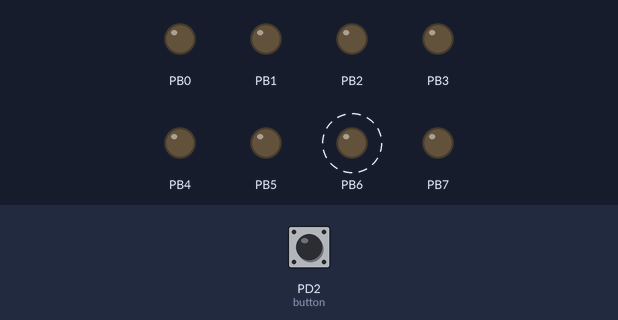
A program run on a simulated ATmega328P, built with avr-gcc and emulated at 8 MHz. Parts: output pins drawn as LEDs (lit = HIGH). Dashed ring = blinking. The inputs (shaded band) are chosen by the test bench; at power-on: PD2 (button) HIGH.

Above: at 1.25 s.
1.3 s: PD2 (button) pulled LOW for 0.15 s
At 1.55 s:
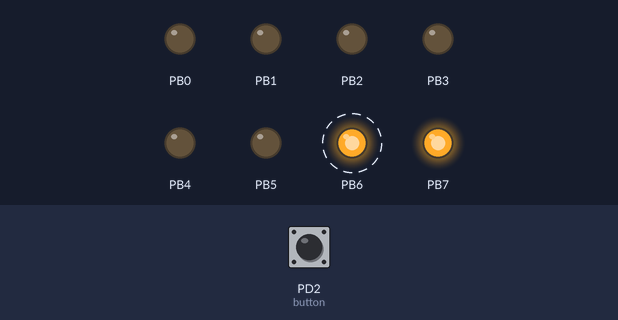
4.3 s: PD2 (button) pulled LOW for 3.2 s
At 4.55 s:
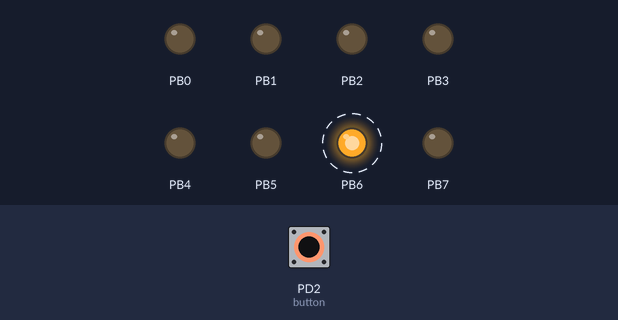
Timing chart, 0 to 15.0 s (numbered marks = the images above; inputs shaded):
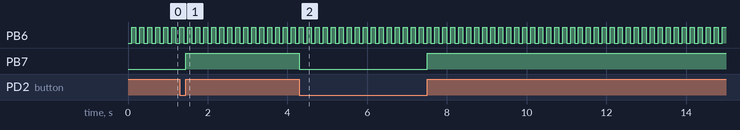

The program:

main.c
```c
/*
 * Interrupts.c
 *
 * Created: 2/17/2020 9:15:17 PM
 * Author : PC_KGSS
 */
#define F_CPU 8000000UL
#include <avr/io.h>
#include <avr/interrupt.h>
#include <util/delay.h>


ISR (INT0_vect)
{
	if (PIND & (1<<2))
	{
		PORTB |= (1<<PINB7);
		//PORTB &= ~(1<<PINB6);
		//_delay_ms(200);
	}
	else
	{
		PORTB &= ~(1<<PINB7);
		//PORTB |= (1<<PINB6);
		//_delay_ms(200);
	}
}


void initInt0(void)
{
	EIMSK |= (1<<INT0);
	EICRA |= (1<<ISC00);
	sei();
}

int main(void)
{

	DDRB = 0xff;					//Port B as output port
	PORTD |= (1<<PIND2);			//Port D5 for taking the input from the push button switch.
	initInt0();

    while (1)
    {
		_delay_ms(100);
		/*if (PIND & (1<<2))
		{
			PORTB |= (1<<PINB7);
			//PORTB &= ~(1<<PINB6);
			//_delay_ms(200);
		}
		else
		{
			PORTB &= ~(1<<PINB7);
			//PORTB |= (1<<PINB6);
			//_delay_ms(200);
		}*/
		PORTB ^= ( 1 << PINB6);
    }
}
```

Measured:
- after the input at 1.3 s, PB7: LOW → HIGH after 0.15 s
- after the input at 4.3 s, PB7: HIGH → LOW at once, → HIGH 3.2 s later
- by itself, PB6: alternates HIGH for 0.10 s and LOW for 0.10 s
